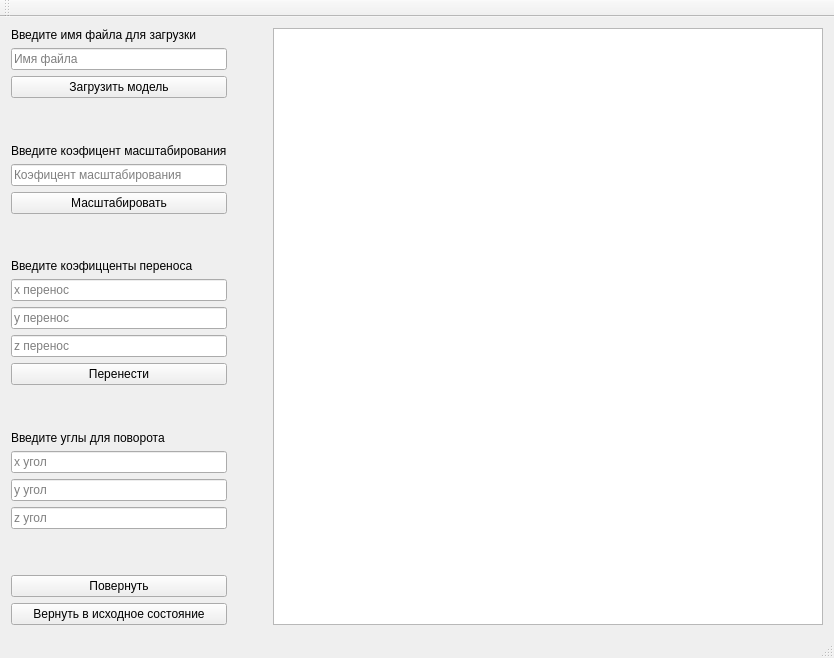
<?xml version="1.0" encoding="UTF-8"?>
<ui version="4.0">
 <class>lab_01Class</class>
 <widget class="QMainWindow" name="lab_01Class">
  <property name="geometry">
   <rect>
    <x>0</x>
    <y>0</y>
    <width>834</width>
    <height>658</height>
   </rect>
  </property>
  <property name="windowTitle">
   <string>lab_01</string>
  </property>
  <widget class="QWidget" name="centralWidget">
   <layout class="QHBoxLayout" name="horizontalLayout">
    <item>
     <layout class="QVBoxLayout" name="verticalLayout">
      <item>
       <widget class="QLabel" name="label">
        <property name="text">
         <string>Введите имя файла для загрузки</string>
        </property>
       </widget>
      </item>
      <item>
       <widget class="QLineEdit" name="fileEdit">
        <property name="inputMask">
         <string/>
        </property>
        <property name="placeholderText">
         <string>Имя файла</string>
        </property>
       </widget>
      </item>
      <item>
       <widget class="QPushButton" name="fileButton">
        <property name="text">
         <string>Загрузить модель</string>
        </property>
       </widget>
      </item>
      <item>
       <spacer name="verticalSpacer">
        <property name="orientation">
         <enum>Qt::Vertical</enum>
        </property>
        <property name="sizeHint" stdset="0">
         <size>
          <width>20</width>
          <height>40</height>
         </size>
        </property>
       </spacer>
      </item>
      <item>
       <widget class="QLabel" name="label_2">
        <property name="text">
         <string>Введите коэфицент масштабирования</string>
        </property>
       </widget>
      </item>
      <item>
       <widget class="QLineEdit" name="scaleEdit">
        <property name="placeholderText">
         <string>Коэфицент масштабирования</string>
        </property>
       </widget>
      </item>
      <item>
       <widget class="QPushButton" name="scaleButton">
        <property name="text">
         <string>Масштабировать</string>
        </property>
       </widget>
      </item>
      <item>
       <spacer name="verticalSpacer_2">
        <property name="orientation">
         <enum>Qt::Vertical</enum>
        </property>
        <property name="sizeHint" stdset="0">
         <size>
          <width>20</width>
          <height>40</height>
         </size>
        </property>
       </spacer>
      </item>
      <item>
       <widget class="QLabel" name="label_3">
        <property name="text">
         <string>Введите коэфицценты переноса</string>
        </property>
       </widget>
      </item>
      <item>
       <widget class="QLineEdit" name="xTransferEdit">
        <property name="placeholderText">
         <string>x перенос</string>
        </property>
       </widget>
      </item>
      <item>
       <widget class="QLineEdit" name="yTransferEdit">
        <property name="placeholderText">
         <string>y перенос</string>
        </property>
       </widget>
      </item>
      <item>
       <widget class="QLineEdit" name="zTransferEdit">
        <property name="placeholderText">
         <string>z перенос</string>
        </property>
       </widget>
      </item>
      <item>
       <widget class="QPushButton" name="trasferButton">
        <property name="text">
         <string>Перенести</string>
        </property>
       </widget>
      </item>
      <item>
       <spacer name="verticalSpacer_3">
        <property name="orientation">
         <enum>Qt::Vertical</enum>
        </property>
        <property name="sizeHint" stdset="0">
         <size>
          <width>20</width>
          <height>40</height>
         </size>
        </property>
       </spacer>
      </item>
      <item>
       <widget class="QLabel" name="label_4">
        <property name="text">
         <string>Введите углы для поворота</string>
        </property>
       </widget>
      </item>
      <item>
       <widget class="QLineEdit" name="xAlphaEdit">
        <property name="placeholderText">
         <string>x угол</string>
        </property>
       </widget>
      </item>
      <item>
       <widget class="QLineEdit" name="yAlphaEdit">
        <property name="placeholderText">
         <string>y угол</string>
        </property>
       </widget>
      </item>
      <item>
       <widget class="QLineEdit" name="zAlphaEdit">
        <property name="placeholderText">
         <string>z угол</string>
        </property>
       </widget>
      </item>
      <item>
       <spacer name="verticalSpacer_4">
        <property name="orientation">
         <enum>Qt::Vertical</enum>
        </property>
        <property name="sizeHint" stdset="0">
         <size>
          <width>20</width>
          <height>40</height>
         </size>
        </property>
       </spacer>
      </item>
      <item>
       <widget class="QPushButton" name="angleButton">
        <property name="text">
         <string>Повернуть</string>
        </property>
       </widget>
      </item>
      <item>
       <widget class="QPushButton" name="returnButton">
        <property name="text">
         <string>Вернуть в исходное состояние</string>
        </property>
       </widget>
      </item>
     </layout>
    </item>
    <item>
     <spacer name="horizontalSpacer">
      <property name="orientation">
       <enum>Qt::Horizontal</enum>
      </property>
      <property name="sizeHint" stdset="0">
       <size>
        <width>40</width>
        <height>20</height>
       </size>
      </property>
     </spacer>
    </item>
    <item>
     <widget class="QGraphicsView" name="graphicsView">
      <property name="sizePolicy">
       <sizepolicy hsizetype="Expanding" vsizetype="Expanding">
        <horstretch>2</horstretch>
        <verstretch>0</verstretch>
       </sizepolicy>
      </property>
     </widget>
    </item>
   </layout>
  </widget>
  <widget class="QToolBar" name="mainToolBar">
   <attribute name="toolBarArea">
    <enum>TopToolBarArea</enum>
   </attribute>
   <attribute name="toolBarBreak">
    <bool>false</bool>
   </attribute>
  </widget>
  <widget class="QStatusBar" name="statusBar"/>
 </widget>
 <layoutdefault spacing="6" margin="11"/>
 <resources>
  <include location="lab_01.qrc"/>
 </resources>
 <connections/>
</ui>
